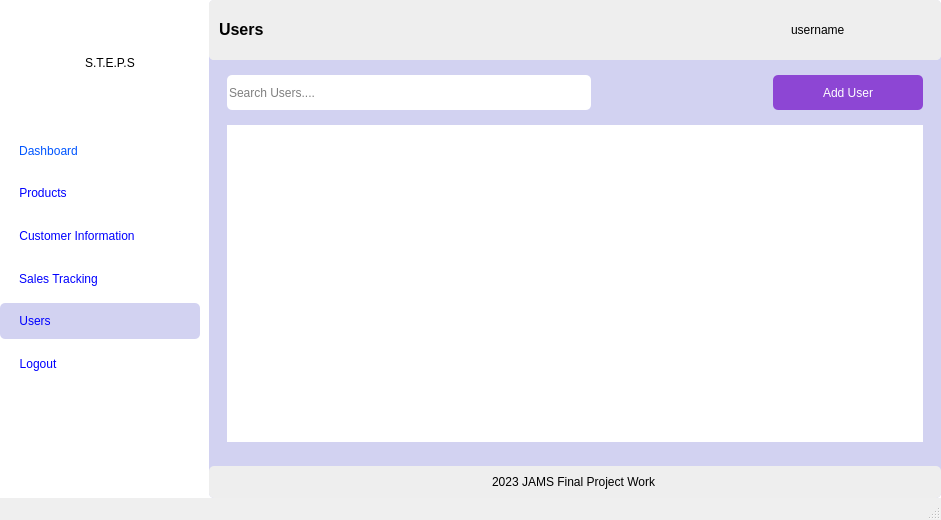
<?xml version="1.0" encoding="UTF-8"?>
<ui version="4.0">
 <class>MainWindow</class>
 <widget class="QMainWindow" name="MainWindow">
  <property name="geometry">
   <rect>
    <x>0</x>
    <y>0</y>
    <width>941</width>
    <height>520</height>
   </rect>
  </property>
  <property name="windowTitle">
   <string>Users</string>
  </property>
  <property name="styleSheet">
   <string notr="true">MainWindow{
	background-color: #ffe135
}</string>
  </property>
  <widget class="QWidget" name="centralwidget">
   <property name="styleSheet">
    <string notr="true">background-color: rgb(255, 255, 255);</string>
   </property>
   <layout class="QHBoxLayout" name="horizontalLayout">
    <property name="spacing">
     <number>9</number>
    </property>
    <property name="leftMargin">
     <number>0</number>
    </property>
    <property name="topMargin">
     <number>0</number>
    </property>
    <property name="rightMargin">
     <number>0</number>
    </property>
    <property name="bottomMargin">
     <number>0</number>
    </property>
    <item>
     <widget class="QWidget" name="widget_2" native="true">
      <property name="minimumSize">
       <size>
        <width>200</width>
        <height>0</height>
       </size>
      </property>
      <property name="maximumSize">
       <size>
        <width>200</width>
        <height>16777215</height>
       </size>
      </property>
      <property name="styleSheet">
       <string notr="true">border-radius: 5px;</string>
      </property>
      <layout class="QVBoxLayout" name="verticalLayout_8">
       <property name="leftMargin">
        <number>0</number>
       </property>
       <property name="topMargin">
        <number>0</number>
       </property>
       <property name="rightMargin">
        <number>0</number>
       </property>
       <property name="bottomMargin">
        <number>0</number>
       </property>
       <item alignment="Qt::AlignTop">
        <widget class="QWidget" name="widget_3" native="true">
         <property name="sizePolicy">
          <sizepolicy hsizetype="Preferred" vsizetype="Maximum">
           <horstretch>0</horstretch>
           <verstretch>0</verstretch>
          </sizepolicy>
         </property>
         <property name="minimumSize">
          <size>
           <width>200</width>
           <height>400</height>
          </size>
         </property>
         <property name="maximumSize">
          <size>
           <width>200</width>
           <height>800</height>
          </size>
         </property>
         <property name="styleSheet">
          <string notr="true">border-radius: 5px;</string>
         </property>
         <layout class="QVBoxLayout" name="verticalLayout">
          <property name="leftMargin">
           <number>0</number>
          </property>
          <property name="topMargin">
           <number>0</number>
          </property>
          <property name="rightMargin">
           <number>0</number>
          </property>
          <property name="bottomMargin">
           <number>0</number>
          </property>
          <item>
           <widget class="QWidget" name="widget" native="true">
            <property name="sizePolicy">
             <sizepolicy hsizetype="Expanding" vsizetype="Expanding">
              <horstretch>0</horstretch>
              <verstretch>0</verstretch>
             </sizepolicy>
            </property>
            <property name="maximumSize">
             <size>
              <width>16777215</width>
              <height>90</height>
             </size>
            </property>
            <property name="styleSheet">
             <string notr="true"/>
            </property>
            <layout class="QHBoxLayout" name="horizontalLayout_4">
             <item>
              <widget class="QLabel" name="label_2">
               <property name="sizePolicy">
                <sizepolicy hsizetype="Maximum" vsizetype="Maximum">
                 <horstretch>0</horstretch>
                 <verstretch>0</verstretch>
                </sizepolicy>
               </property>
               <property name="maximumSize">
                <size>
                 <width>70</width>
                 <height>70</height>
                </size>
               </property>
               <property name="text">
                <string/>
               </property>
               <property name="pixmap">
                <pixmap>../icons/point-of-sale.png</pixmap>
               </property>
               <property name="scaledContents">
                <bool>true</bool>
               </property>
              </widget>
             </item>
             <item>
              <widget class="QLabel" name="label">
               <property name="styleSheet">
                <string notr="true">font: 81 16pt &quot;Open Sans ExtraBold&quot;;</string>
               </property>
               <property name="text">
                <string>S.T.E.P.S</string>
               </property>
              </widget>
             </item>
            </layout>
           </widget>
          </item>
          <item>
           <widget class="QWidget" name="widget_6" native="true">
            <property name="maximumSize">
             <size>
              <width>16777215</width>
              <height>250</height>
             </size>
            </property>
            <layout class="QVBoxLayout" name="verticalLayout_12">
             <property name="leftMargin">
              <number>0</number>
             </property>
             <property name="topMargin">
              <number>0</number>
             </property>
             <property name="rightMargin">
              <number>0</number>
             </property>
             <property name="bottomMargin">
              <number>0</number>
             </property>
             <item>
              <widget class="QWidget" name="widget_12" native="true">
               <property name="maximumSize">
                <size>
                 <width>16777215</width>
                 <height>40</height>
                </size>
               </property>
               <property name="styleSheet">
                <string notr="true"/>
               </property>
               <layout class="QVBoxLayout" name="verticalLayout_21">
                <property name="leftMargin">
                 <number>19</number>
                </property>
                <property name="topMargin">
                 <number>0</number>
                </property>
                <property name="rightMargin">
                 <number>0</number>
                </property>
                <property name="bottomMargin">
                 <number>0</number>
                </property>
                <item alignment="Qt::AlignLeft">
                 <widget class="QPushButton" name="dashboard">
                  <property name="sizePolicy">
                   <sizepolicy hsizetype="Minimum" vsizetype="Expanding">
                    <horstretch>0</horstretch>
                    <verstretch>0</verstretch>
                   </sizepolicy>
                  </property>
                  <property name="styleSheet">
                   <string notr="true">font: 75 10pt &quot;MS Shell Dlg 2&quot;;
color: rgb(0, 85, 255);</string>
                  </property>
                  <property name="text">
                   <string>Dashboard</string>
                  </property>
                  <property name="icon">
                   <iconset>
                    <normaloff>../icons/dashboard-report-icon.png</normaloff>../icons/dashboard-report-icon.png</iconset>
                  </property>
                 </widget>
                </item>
               </layout>
              </widget>
             </item>
             <item>
              <widget class="QWidget" name="widget_20" native="true">
               <property name="maximumSize">
                <size>
                 <width>16777215</width>
                 <height>40</height>
                </size>
               </property>
               <layout class="QVBoxLayout" name="verticalLayout_22">
                <property name="leftMargin">
                 <number>19</number>
                </property>
                <property name="topMargin">
                 <number>0</number>
                </property>
                <property name="rightMargin">
                 <number>0</number>
                </property>
                <property name="bottomMargin">
                 <number>0</number>
                </property>
                <item alignment="Qt::AlignLeft">
                 <widget class="QPushButton" name="products">
                  <property name="sizePolicy">
                   <sizepolicy hsizetype="Expanding" vsizetype="Expanding">
                    <horstretch>0</horstretch>
                    <verstretch>0</verstretch>
                   </sizepolicy>
                  </property>
                  <property name="minimumSize">
                   <size>
                    <width>0</width>
                    <height>0</height>
                   </size>
                  </property>
                  <property name="styleSheet">
                   <string notr="true">font: 75 10pt &quot;MS Shell Dlg 2&quot;;
color: rgb(0, 0, 255);</string>
                  </property>
                  <property name="text">
                   <string>Products</string>
                  </property>
                  <property name="icon">
                   <iconset>
                    <normaloff>../icons/groceries-icon.png</normaloff>../icons/groceries-icon.png</iconset>
                  </property>
                 </widget>
                </item>
               </layout>
              </widget>
             </item>
             <item>
              <widget class="QWidget" name="widget_22" native="true">
               <property name="maximumSize">
                <size>
                 <width>16777215</width>
                 <height>40</height>
                </size>
               </property>
               <property name="styleSheet">
                <string notr="true"/>
               </property>
               <layout class="QVBoxLayout" name="verticalLayout_23">
                <property name="leftMargin">
                 <number>19</number>
                </property>
                <property name="topMargin">
                 <number>0</number>
                </property>
                <property name="rightMargin">
                 <number>0</number>
                </property>
                <property name="bottomMargin">
                 <number>0</number>
                </property>
                <item alignment="Qt::AlignLeft">
                 <widget class="QPushButton" name="customers">
                  <property name="sizePolicy">
                   <sizepolicy hsizetype="Minimum" vsizetype="Expanding">
                    <horstretch>0</horstretch>
                    <verstretch>0</verstretch>
                   </sizepolicy>
                  </property>
                  <property name="styleSheet">
                   <string notr="true">font: 75 10pt &quot;MS Shell Dlg 2&quot;;
color: rgb(0, 0, 255);</string>
                  </property>
                  <property name="text">
                   <string>Customer Information</string>
                  </property>
                  <property name="icon">
                   <iconset>
                    <normaloff>../icons/followers-friends-icon.png</normaloff>../icons/followers-friends-icon.png</iconset>
                  </property>
                 </widget>
                </item>
               </layout>
              </widget>
             </item>
             <item>
              <widget class="QWidget" name="widget_21" native="true">
               <property name="maximumSize">
                <size>
                 <width>16777215</width>
                 <height>40</height>
                </size>
               </property>
               <layout class="QVBoxLayout" name="verticalLayout_24">
                <property name="leftMargin">
                 <number>19</number>
                </property>
                <property name="topMargin">
                 <number>0</number>
                </property>
                <property name="rightMargin">
                 <number>0</number>
                </property>
                <property name="bottomMargin">
                 <number>0</number>
                </property>
                <item alignment="Qt::AlignLeft">
                 <widget class="QPushButton" name="cart">
                  <property name="sizePolicy">
                   <sizepolicy hsizetype="Minimum" vsizetype="Expanding">
                    <horstretch>0</horstretch>
                    <verstretch>0</verstretch>
                   </sizepolicy>
                  </property>
                  <property name="styleSheet">
                   <string notr="true">font: 75 10pt &quot;MS Shell Dlg 2&quot;;
color: rgb(0, 0, 255);</string>
                  </property>
                  <property name="text">
                   <string>Sales Tracking</string>
                  </property>
                  <property name="icon">
                   <iconset>
                    <normaloff>../icons/order-placed-purchased-icon.png</normaloff>../icons/order-placed-purchased-icon.png</iconset>
                  </property>
                 </widget>
                </item>
               </layout>
              </widget>
             </item>
             <item>
              <widget class="QWidget" name="widget_24" native="true">
               <property name="styleSheet">
                <string notr="true">background-color: rgb(210, 210, 241);</string>
               </property>
               <layout class="QVBoxLayout" name="verticalLayout_11">
                <property name="spacing">
                 <number>0</number>
                </property>
                <property name="leftMargin">
                 <number>19</number>
                </property>
                <property name="topMargin">
                 <number>0</number>
                </property>
                <property name="rightMargin">
                 <number>0</number>
                </property>
                <property name="bottomMargin">
                 <number>0</number>
                </property>
                <item alignment="Qt::AlignLeft">
                 <widget class="QPushButton" name="users_2">
                  <property name="sizePolicy">
                   <sizepolicy hsizetype="Minimum" vsizetype="Expanding">
                    <horstretch>0</horstretch>
                    <verstretch>0</verstretch>
                   </sizepolicy>
                  </property>
                  <property name="styleSheet">
                   <string notr="true">font: 75 10pt &quot;MS Shell Dlg 2&quot;;
color: rgb(0, 0, 255);</string>
                  </property>
                  <property name="text">
                   <string>Users</string>
                  </property>
                  <property name="icon">
                   <iconset>
                    <normaloff>../icons/edit-pen-icon.png</normaloff>../icons/edit-pen-icon.png</iconset>
                  </property>
                  <property name="iconSize">
                   <size>
                    <width>16</width>
                    <height>16</height>
                   </size>
                  </property>
                 </widget>
                </item>
               </layout>
              </widget>
             </item>
             <item>
              <widget class="QWidget" name="widget_23" native="true">
               <property name="maximumSize">
                <size>
                 <width>16777215</width>
                 <height>40</height>
                </size>
               </property>
               <layout class="QVBoxLayout" name="verticalLayout_25">
                <property name="leftMargin">
                 <number>19</number>
                </property>
                <property name="topMargin">
                 <number>0</number>
                </property>
                <property name="rightMargin">
                 <number>0</number>
                </property>
                <property name="bottomMargin">
                 <number>0</number>
                </property>
                <item alignment="Qt::AlignLeft">
                 <widget class="QPushButton" name="logout">
                  <property name="sizePolicy">
                   <sizepolicy hsizetype="Minimum" vsizetype="Expanding">
                    <horstretch>0</horstretch>
                    <verstretch>0</verstretch>
                   </sizepolicy>
                  </property>
                  <property name="styleSheet">
                   <string notr="true">font: 75 10pt &quot;MS Shell Dlg 2&quot;;
color: rgb(0, 0, 255);</string>
                  </property>
                  <property name="text">
                   <string>Logout</string>
                  </property>
                  <property name="icon">
                   <iconset>
                    <normaloff>../icons/sign-out-icon.png</normaloff>../icons/sign-out-icon.png</iconset>
                  </property>
                 </widget>
                </item>
               </layout>
              </widget>
             </item>
            </layout>
           </widget>
          </item>
         </layout>
        </widget>
       </item>
      </layout>
     </widget>
    </item>
    <item>
     <widget class="QWidget" name="widget_9" native="true">
      <property name="styleSheet">
       <string notr="true">background-color: rgb(210, 210, 241);
border-radius: 5px;</string>
      </property>
      <layout class="QVBoxLayout" name="verticalLayout_9">
       <property name="leftMargin">
        <number>0</number>
       </property>
       <property name="topMargin">
        <number>0</number>
       </property>
       <property name="rightMargin">
        <number>0</number>
       </property>
       <property name="bottomMargin">
        <number>0</number>
       </property>
       <item>
        <widget class="QWidget" name="widget_5" native="true">
         <property name="minimumSize">
          <size>
           <width>0</width>
           <height>60</height>
          </size>
         </property>
         <property name="styleSheet">
          <string notr="true">background-color: rgb(238, 238, 238);</string>
         </property>
         <layout class="QHBoxLayout" name="horizontalLayout_3">
          <property name="leftMargin">
           <number>0</number>
          </property>
          <property name="topMargin">
           <number>0</number>
          </property>
          <property name="rightMargin">
           <number>0</number>
          </property>
          <property name="bottomMargin">
           <number>0</number>
          </property>
          <item>
           <widget class="QLabel" name="label_3">
            <property name="styleSheet">
             <string notr="true">font: 81 8pt &quot;Open Sans ExtraBold&quot;;</string>
            </property>
            <property name="text">
             <string>&lt;html&gt;&lt;head/&gt;&lt;body&gt;&lt;p&gt;&lt;span style=&quot; font-size:12pt; font-weight:600;&quot;&gt;Users&lt;/span&gt;&lt;/p&gt;&lt;/body&gt;&lt;/html&gt;</string>
            </property>
            <property name="margin">
             <number>9</number>
            </property>
            <property name="indent">
             <number>10</number>
            </property>
           </widget>
          </item>
          <item>
           <widget class="QLabel" name="image">
            <property name="minimumSize">
             <size>
              <width>45</width>
              <height>45</height>
             </size>
            </property>
            <property name="maximumSize">
             <size>
              <width>50</width>
              <height>50</height>
             </size>
            </property>
            <property name="styleSheet">
             <string notr="true">border-radius: 50% !important;</string>
            </property>
            <property name="text">
             <string/>
            </property>
            <property name="pixmap">
             <pixmap>../../../../../Pictures/dall-e-2.jpg</pixmap>
            </property>
            <property name="scaledContents">
             <bool>true</bool>
            </property>
           </widget>
          </item>
          <item>
           <widget class="QLabel" name="username">
            <property name="minimumSize">
             <size>
              <width>0</width>
              <height>0</height>
             </size>
            </property>
            <property name="maximumSize">
             <size>
              <width>150</width>
              <height>16777215</height>
             </size>
            </property>
            <property name="styleSheet">
             <string notr="true">font: 12pt &quot;Lucida Sans Unicode&quot;;</string>
            </property>
            <property name="text">
             <string>username</string>
            </property>
           </widget>
          </item>
         </layout>
        </widget>
       </item>
       <item>
        <widget class="QWidget" name="widget_10" native="true">
         <property name="sizePolicy">
          <sizepolicy hsizetype="Expanding" vsizetype="Expanding">
           <horstretch>0</horstretch>
           <verstretch>0</verstretch>
          </sizepolicy>
         </property>
         <property name="minimumSize">
          <size>
           <width>475</width>
           <height>198</height>
          </size>
         </property>
         <layout class="QVBoxLayout" name="verticalLayout_6">
          <item>
           <widget class="QWidget" name="widget_25" native="true">
            <property name="sizePolicy">
             <sizepolicy hsizetype="Preferred" vsizetype="Expanding">
              <horstretch>0</horstretch>
              <verstretch>0</verstretch>
             </sizepolicy>
            </property>
            <property name="maximumSize">
             <size>
              <width>16777215</width>
              <height>35</height>
             </size>
            </property>
            <layout class="QHBoxLayout" name="horizontalLayout_2">
             <property name="leftMargin">
              <number>9</number>
             </property>
             <property name="topMargin">
              <number>0</number>
             </property>
             <property name="rightMargin">
              <number>9</number>
             </property>
             <property name="bottomMargin">
              <number>0</number>
             </property>
             <item>
              <widget class="QWidget" name="widget_4" native="true">
               <layout class="QVBoxLayout" name="verticalLayout_5">
                <property name="leftMargin">
                 <number>0</number>
                </property>
                <property name="topMargin">
                 <number>0</number>
                </property>
                <property name="rightMargin">
                 <number>0</number>
                </property>
                <property name="bottomMargin">
                 <number>0</number>
                </property>
                <item>
                 <widget class="QLineEdit" name="search">
                  <property name="sizePolicy">
                   <sizepolicy hsizetype="Expanding" vsizetype="Expanding">
                    <horstretch>0</horstretch>
                    <verstretch>0</verstretch>
                   </sizepolicy>
                  </property>
                  <property name="maximumSize">
                   <size>
                    <width>364</width>
                    <height>35</height>
                   </size>
                  </property>
                  <property name="styleSheet">
                   <string notr="true">background-color: rgb(255, 255, 255);
font: 10pt &quot;Open Sans&quot;;</string>
                  </property>
                  <property name="placeholderText">
                   <string>Search Users....</string>
                  </property>
                 </widget>
                </item>
               </layout>
              </widget>
             </item>
             <item>
              <widget class="QWidget" name="widget_11" native="true">
               <property name="sizePolicy">
                <sizepolicy hsizetype="Expanding" vsizetype="Preferred">
                 <horstretch>0</horstretch>
                 <verstretch>0</verstretch>
                </sizepolicy>
               </property>
               <property name="maximumSize">
                <size>
                 <width>120</width>
                 <height>16777215</height>
                </size>
               </property>
               <layout class="QVBoxLayout" name="verticalLayout_7">
                <property name="leftMargin">
                 <number>0</number>
                </property>
                <property name="topMargin">
                 <number>0</number>
                </property>
                <property name="rightMargin">
                 <number>0</number>
                </property>
                <property name="bottomMargin">
                 <number>0</number>
                </property>
               </layout>
              </widget>
             </item>
             <item>
              <widget class="QWidget" name="widget_8" native="true">
               <property name="maximumSize">
                <size>
                 <width>150</width>
                 <height>16777215</height>
                </size>
               </property>
               <layout class="QVBoxLayout" name="verticalLayout_4">
                <property name="spacing">
                 <number>6</number>
                </property>
                <property name="leftMargin">
                 <number>0</number>
                </property>
                <property name="topMargin">
                 <number>0</number>
                </property>
                <property name="rightMargin">
                 <number>0</number>
                </property>
                <property name="bottomMargin">
                 <number>0</number>
                </property>
               </layout>
              </widget>
             </item>
             <item>
              <widget class="QWidget" name="widget_7" native="true">
               <property name="maximumSize">
                <size>
                 <width>150</width>
                 <height>16777215</height>
                </size>
               </property>
               <layout class="QVBoxLayout" name="verticalLayout_3">
                <property name="leftMargin">
                 <number>0</number>
                </property>
                <property name="topMargin">
                 <number>0</number>
                </property>
                <property name="rightMargin">
                 <number>0</number>
                </property>
                <property name="bottomMargin">
                 <number>0</number>
                </property>
                <item>
                 <widget class="QPushButton" name="add_new_cat_2">
                  <property name="sizePolicy">
                   <sizepolicy hsizetype="Expanding" vsizetype="Expanding">
                    <horstretch>0</horstretch>
                    <verstretch>0</verstretch>
                   </sizepolicy>
                  </property>
                  <property name="maximumSize">
                   <size>
                    <width>150</width>
                    <height>50</height>
                   </size>
                  </property>
                  <property name="styleSheet">
                   <string notr="true">background-color: rgb(141, 70, 212);
color: rgb(255, 255, 255);
font: 75 11pt &quot;Open Sans Extrabold&quot;;</string>
                  </property>
                  <property name="text">
                   <string>Add User</string>
                  </property>
                  <property name="icon">
                   <iconset>
                    <normaloff>../icons/edit-pen-icon.png</normaloff>../icons/edit-pen-icon.png</iconset>
                  </property>
                  <property name="iconSize">
                   <size>
                    <width>32</width>
                    <height>15</height>
                   </size>
                  </property>
                 </widget>
                </item>
               </layout>
              </widget>
             </item>
            </layout>
           </widget>
          </item>
          <item>
           <widget class="QFrame" name="frame_7">
            <property name="sizePolicy">
             <sizepolicy hsizetype="Preferred" vsizetype="Expanding">
              <horstretch>0</horstretch>
              <verstretch>0</verstretch>
             </sizepolicy>
            </property>
            <layout class="QVBoxLayout" name="verticalLayout_10">
             <item>
              <widget class="QTableWidget" name="users_table">
               <property name="font">
                <font>
                 <family>Open Sans ExtraBold</family>
                 <pointsize>10</pointsize>
                 <weight>50</weight>
                 <bold>false</bold>
                </font>
               </property>
               <property name="cursor" stdset="0">
                <cursorShape>PointingHandCursor</cursorShape>
               </property>
               <property name="autoFillBackground">
                <bool>true</bool>
               </property>
               <property name="styleSheet">
                <string notr="true">background-color: rgb(255, 255, 255);</string>
               </property>
               <property name="lineWidth">
                <number>2</number>
               </property>
              </widget>
             </item>
            </layout>
           </widget>
          </item>
         </layout>
        </widget>
       </item>
       <item>
        <widget class="QWidget" name="widget_13" native="true">
         <property name="styleSheet">
          <string notr="true">background-color: rgb(238, 238, 238);</string>
         </property>
         <layout class="QVBoxLayout" name="verticalLayout_2">
          <item alignment="Qt::AlignHCenter">
           <widget class="QLabel" name="label_8">
            <property name="text">
             <string>2023 JAMS Final Project Work</string>
            </property>
           </widget>
          </item>
         </layout>
        </widget>
       </item>
      </layout>
     </widget>
    </item>
   </layout>
  </widget>
  <widget class="QStatusBar" name="statusbar"/>
  <widget class="QMenuBar" name="menubar">
   <property name="geometry">
    <rect>
     <x>0</x>
     <y>0</y>
     <width>941</width>
     <height>21</height>
    </rect>
   </property>
  </widget>
 </widget>
 <resources>
  <include location="../resources.qrc"/>
 </resources>
 <connections/>
</ui>
